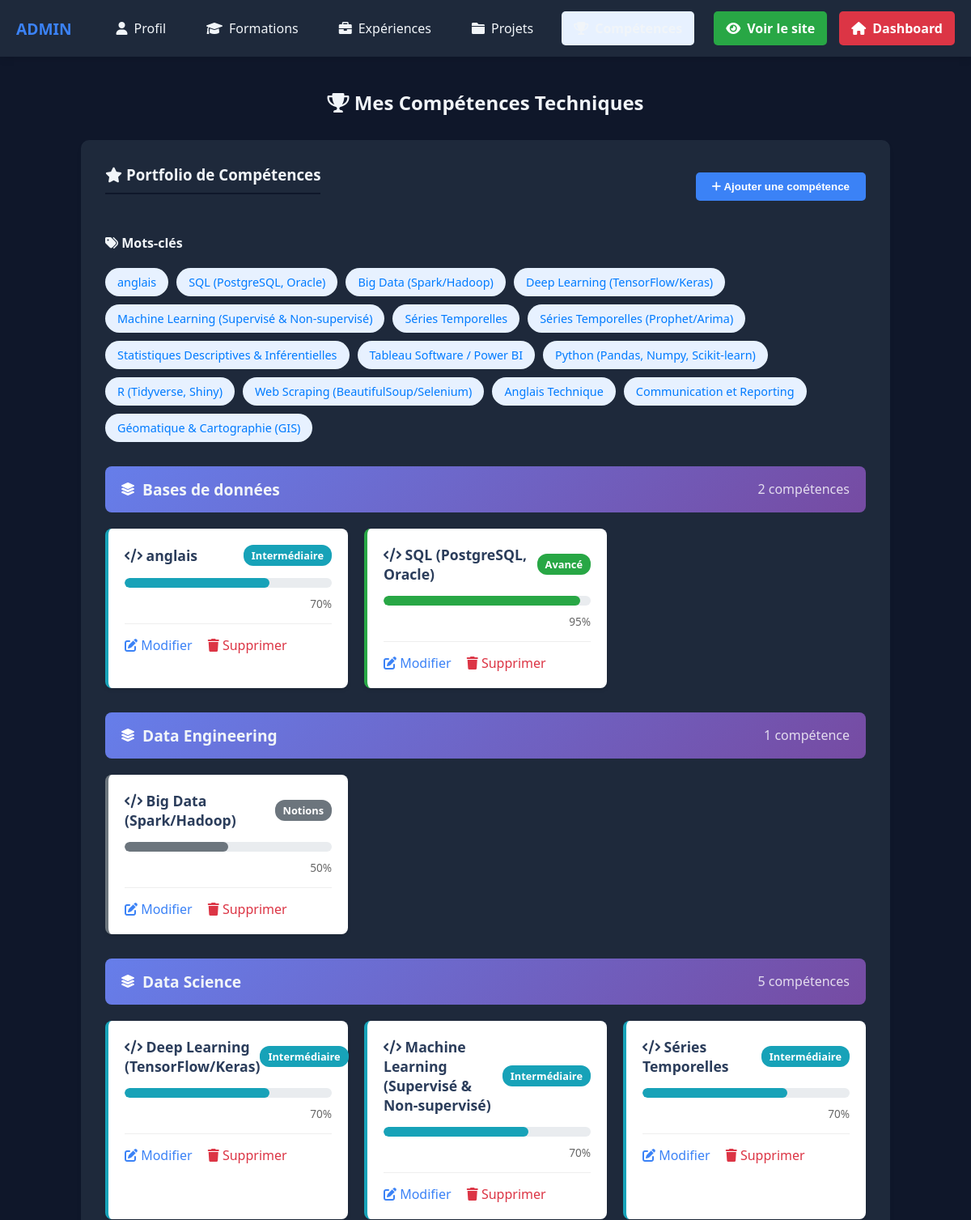
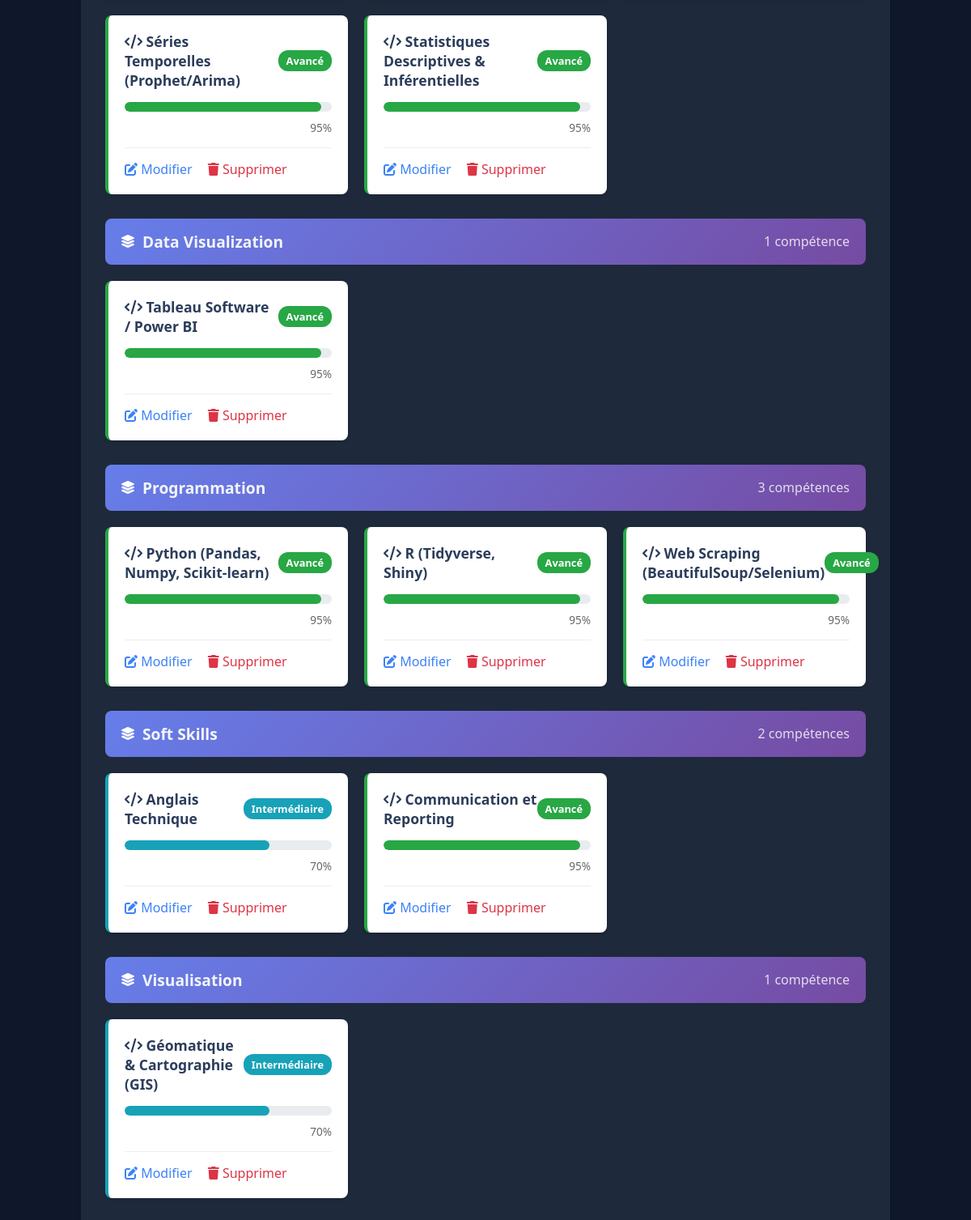
The page /competences.php (signed in) on the database its author committed (2 pictures, top to bottom).
### tables this page shows
CREATE TABLE `competence` (
  `id_competence` int(11) NOT NULL,
  `nom_competence` varchar(100) NOT NULL,
  `niveau` varchar(50) DEFAULT NULL,
  `categorie` varchar(50) DEFAULT NULL
);

### config.php (called while the page is built, shortened)
<?php
$host = "localhost";
$dbname = "portfolio";
$username = "root";
$password = "";
try {
    $conn = new PDO("mysql:host=$host;dbname=$dbname;charset=utf8", $username, $password);
    $conn->setAttribute(PDO::ATTR_ERRMODE, PDO::ERRMODE_EXCEPTION);
    $conn->setAttribute(PDO::ATTR_DEFAULT_FETCH_MODE, PDO::FETCH_ASSOC);
} catch(PDOException $e) {
    die("Erreur de connexion : " . $e->getMessage());
}
function executeQuery($sql, $params = []) {
    global $conn;
    try {
        $stmt = $conn->prepare($sql);
        $stmt->execute($params);
        return $stmt;
    } catch (PDOException $e) {
        die("Erreur SQL : " . $e->getMessage());
    }
}
function fetchAll($stmt) {
    return $stmt->fetchAll();
}
?>

### competences.php (the view, shortened to what this page needs)
<?php
require_once 'config.php';
$query = "SELECT * FROM competence ORDER BY categorie, nom_competence";
$stmt = executeQuery($query);
$all_competences = fetchAll($stmt);
$competences_by_category = array();
foreach ($all_competences as $comp) {
    $categorie = $comp['categorie'] ?? 'Autres';
    if (!isset($competences_by_category[$categorie])) {
        $competences_by_category[$categorie] = array();
    }
    $competences_by_category[$categorie][] = $comp;
}
function getNiveauColor($niveau) {
    $niveau = strtolower($niveau ?? '');
    if (strpos($niveau, 'débutant') !== false || strpos($niveau, 'base') !== false) {
        return '#ffc107';
    } elseif (strpos($niveau, 'intermédiaire') !== false || strpos($niveau, 'moyen') !== false) {
        return '#17a2b8';
    } elseif (strpos($niveau, 'avancé') !== false || strpos($niveau, 'expert') !== false) {
        return '#28a745';
    }
    return '#6c757d';
}
function getNiveauPercentage($niveau) {
    $niveau = strtolower($niveau ?? '');
    if (strpos($niveau, 'débutant') !== false || strpos($niveau, 'base') !== false) {
        return 40;
    } elseif (strpos($niveau, 'intermédiaire') !== false || strpos($niveau, 'moyen') !== false) {
        return 70;
    } elseif (strpos($niveau, 'avancé') !== false || strpos($niveau, 'expert') !== false) {
        return 95;
    }
    return 50;
}
$page = basename($_SERVER['PHP_SELF']);
?>
<!DOCTYPE html>
<html lang="fr">
<head>
    <link rel="stylesheet" href="style.css">
    <link rel="stylesheet" href="https://cdnjs.cloudflare.com/ajax/libs/font-awesome/6.0.0-beta3/css/all.min.css">
</head>
<body>
    <header class="top-navbar">
    <div class="navbar-container">
        <div class="brand">ADMIN</div>
        <nav class="main-nav">
            <a href="profil.php" class="nav-link <?php echo ($page == 'profil.php') ? 'active' : ''; ?>">
                <i class="fas fa-user"></i> Profil
            </a>
            <a href="formations.php" class="nav-link <?php echo ($page == 'formations.php') ? 'active' : ''; ?>">
                <i class="fas fa-graduation-cap"></i> Formations
            </a>
            <a href="experiences.php" class="nav-link <?php echo ($page == 'experiences.php') ? 'active' : ''; ?>">
                <i class="fas fa-briefcase"></i> Expériences
            </a>
            <a href="projets.php" class="nav-link <?php echo ($page == 'projets.php') ? 'active' : ''; ?>">
                <i class="fas fa-folder"></i> Projets
            </a>
            <a href="competences.php" class="nav-link <?php echo ($page == 'competences.php') ? 'active' : ''; ?>">
                <i class="fas fa-trophy"></i> Compétences
            </a>
        </nav>
        <div class="user-actions">
            <a href="index.php" target="portfolio_public" class="btn-site" title="Voir le site en direct">
                <i class="fas fa-eye"></i> Voir le site
            </a>
            <a href="admin.php" class="btn-dashboard" title="Retour à l'accueil admin">
                <i class="fas fa-home"></i> Dashboard
            </a>
        </div>
    </div>
    </header>
    <main class="main-content">
        <div class="welcome-banner">
            <h2><i class="fas fa-trophy"></i> Mes Compétences Techniques</h2>
        </div>
        <section class="card">
            <div style="display: flex; justify-content: space-between; align-items: center; margin-bottom: 30px;">
                <h3><i class="fas fa-star"></i> Portfolio de Compétences</h3>
                <button class="btn btn-primary" onclick="openModal()">
                    <i class="fas fa-plus"></i> Ajouter une compétence
                </button>
            </div>
            <div style="margin-bottom: 30px;">
                <h4 style="margin-bottom: 15px;"><i class="fas fa-tags"></i> Mots-clés</h4>
                <div class="tag-cloud">
                    <?php foreach ($all_competences as $comp): ?>
                        <span class="tag" title="<?php echo htmlspecialchars($comp['niveau'] ?? 'Non défini'); ?>">
                            <?php echo htmlspecialchars($comp['nom_competence']); ?>
                        </span>
                    <?php endforeach; ?>
                </div>
            </div>
            <?php if (empty($competences_by_category)): ?>
                <p style="color: #666; text-align: center; padding: 40px;">
                    Aucune compétence enregistrée. Cliquez sur "Ajouter une compétence" pour commencer.
                </p>
            <?php else: ?>
                <?php foreach ($competences_by_category as $categorie => $competences): ?>
                    <div class="category-section">
                        <div class="category-header">
                            <i class="fas fa-layer-group"></i>
                            <h4><?php echo htmlspecialchars($categorie); ?></h4>
                            <span style="margin-left: auto; opacity: 0.8;">
                                <?php echo count($competences); ?> compétence<?php echo count($competences) > 1 ? 's' : ''; ?>
                            </span>
                        </div>
                        <div class="skills-grid">
                            <?php foreach ($competences as $comp): ?>
                                <div class="skill-card" style="border-left-color: <?php echo getNiveauColor($comp['niveau']); ?>">
                                    <div class="skill-header">
                                        <span class="skill-name">
                                            <i class="fas fa-code"></i> <?php echo htmlspecialchars($comp['nom_competence']); ?>
                                        </span>
                                        <span class="skill-badge" style="background: <?php echo getNiveauColor($comp['niveau']); ?>">
                                            <?php echo htmlspecialchars($comp['niveau'] ?? 'Non défini'); ?>
                                        </span>
                                    </div>
                                    <div class="progress-bar-container">
                                        <div class="progress-bar"
                                             style="width: <?php echo getNiveauPercentage($comp['niveau']); ?>%;
                                                    background: <?php echo getNiveauColor($comp['niveau']); ?>">
                                        </div>
                                    </div>
                                    <div style="text-align: right; font-size: 0.85em; color: #666; margin-top: 5px;">
                                        <?php echo getNiveauPercentage($comp['niveau']); ?>%
                                    </div>
                                    <div class="skill-actions">
                                        <a href="competences.php?edit=<?php echo $comp['id_competence']; ?>"
                                           class="action-link" style="margin-right: 15px;">
                                            <i class="fas fa-edit"></i> Modifier
                                        </a>
                                        <a href="competences.php?delete=<?php echo $comp['id_competence']; ?>"
                                           class="action-link" style="color: #dc3545;"
                                           onclick="return confirm('Êtes-vous sûr de vouloir supprimer cette compétence ?');">
                                            <i class="fas fa-trash"></i> Supprimer
                                        </a>
                                    </div>
                                </div>
                            <?php endforeach; ?>
                        </div>
                    </div>
                <?php endforeach; ?>
            <?php endif; ?>
        </section>
    </main>
</body>
</html>

### style.css (style rules this page uses)
:root { --primary-color: #3b82f6; --nav-bg: #1e293b; --body-bg: #0f172a; --text-color: #f1f5f9; --border-color: #334155; --card-bg: #1e293b; }
.card, .navbar-container, .modal-content, .project-card, .timeline-content { background-color: var(--nav-bg) !important; color: var(--text-color); }
.nav-link, h3, h4, label, .project-dates, .timeline-date { color: var(--text-color) !important; }
body { font-family: 'Segoe UI', Tahoma, Geneva, Verdana, sans-serif; margin: 0; background-color: var(--body-bg); color: var(--text-color); }
.top-navbar { background-color: var(--nav-bg); box-shadow: 0 2px 10px rgba(0,0,0,0.1); padding: 0 20px; position: sticky; top: 0; z-index: 1000; }
.navbar-container { max-width: 1200px; margin: 0 auto; display: flex; justify-content: space-between; align-items: center; height: 70px; }
.brand { font-weight: bold; font-size: 1.2rem; color: var(--primary-color); margin-right: 40px; }
.main-nav { display: flex; gap: 20px; flex-grow: 1; }
.nav-link { text-decoration: none; color: #555; font-weight: 500; padding: 10px 15px; border-radius: 5px; transition: background 0.3s; display: flex; align-items: center; gap: 8px; }
.nav-link.active { color: var(--primary-color); background-color: #e7f1ff; font-weight: bold; }
.main-content { max-width: 1000px; margin: 40px auto; padding: 0 20px; }
.welcome-banner { text-align: center; margin-bottom: 30px; }
.card { background: white; padding: 30px; border-radius: 10px; box-shadow: 0 4px 6px rgba(0,0,0,0.05); margin-bottom: 30px; }
h3 { border-bottom: 2px solid var(--body-bg); padding-bottom: 10px; margin-top: 0; }
.btn { padding: 10px 20px; border: none; border-radius: 5px; cursor: pointer; font-weight: bold; }
.btn-primary { background-color: var(--primary-color); color: white; }
.action-link { color: var(--primary-color); text-decoration: none; }
.user-actions { display: flex; align-items: center; }
.user-actions { display: flex; gap: 15px; align-items: center; }
.btn-site { background-color: #28a745; color: white !important; padding: 10px 15px; border-radius: 5px; text-decoration: none; font-weight: bold; display: flex; align-items: center; gap: 8px; transition: background 0.3s; border: none; }
.btn-dashboard { background-color: #dc3545; color: white !important; padding: 10px 15px; border-radius: 5px; text-decoration: none; font-weight: bold; display: flex; align-items: center; gap: 8px; transition: background 0.3s; border: none; }
::placeholder { color: #94a3b8; opacity: 0.7; }

### competences.php (style rules this page uses)
.category-section { margin-bottom: 30px; }
.category-header { background: linear-gradient(135deg, #667eea 0%, #764ba2 100%); color: white; padding: 15px 20px; border-radius: 8px; margin-bottom: 20px; display: flex; align-items: center; gap: 10px; }
.category-header h4 { margin: 0; font-size: 1.2em; }
.skills-grid { display: grid; grid-template-columns: repeat(auto-fill, minmax(300px, 1fr)); gap: 20px; }
.skill-card { background: white; padding: 20px; border-radius: 8px; box-shadow: 0 2px 5px rgba(0,0,0,0.1); transition: all 0.3s; border-left: 4px solid #007bff; }
.skill-header { display: flex; justify-content: space-between; align-items: center; margin-bottom: 15px; }
.skill-name { font-weight: bold; font-size: 1.1em; color: #2b3d5b; }
.skill-badge { padding: 4px 10px; border-radius: 12px; font-size: 0.8em; font-weight: bold; color: white; }
.progress-bar-container { background: #e9ecef; height: 12px; border-radius: 6px; overflow: hidden; margin: 10px 0; }
.progress-bar { height: 100%; background: #007bff; transition: width 0.5s ease; border-radius: 6px; }
.skill-actions { margin-top: 15px; padding-top: 15px; border-top: 1px solid #eee; }
.tag-cloud { display: flex; flex-wrap: wrap; gap: 10px; margin: 20px 0; }
.tag { background: #e7f1ff; color: #007bff; padding: 8px 15px; border-radius: 20px; font-size: 0.9em; cursor: pointer; transition: all 0.2s; }

### rows shown on the page
competence: nom_competence "anglais", niveau "Intermédiaire", niveau "70"
competence: nom_competence "SQL (PostgreSQL, Oracle)", niveau "Avancé", niveau "95"
competence: nom_competence "Big Data (Spark/Hadoop)", niveau "Notions", niveau "50"
competence: nom_competence "Deep Learning (TensorFlow/Keras)", niveau "Intermédiaire", niveau "70"
competence: nom_competence "Machine Learning (Supervisé & Non-supervisé)", niveau "Intermédiaire", niveau "70"
competence: nom_competence "Séries Temporelles", niveau "Intermédiaire", niveau "70"
competence: nom_competence "Séries Temporelles (Prophet/Arima)", niveau "Avancé", niveau "95"
competence: nom_competence "Statistiques Descriptives & Inférentielles", niveau "Avancé", niveau "95"
competence: nom_competence "Tableau Software / Power BI", niveau "Avancé", niveau "95"
competence: nom_competence "Python (Pandas, Numpy, Scikit-learn)", niveau "Avancé", niveau "95"
competence: nom_competence "R (Tidyverse, Shiny)", niveau "Avancé", niveau "95"
competence: nom_competence "Web Scraping (BeautifulSoup/Selenium)", niveau "Avancé", niveau "95"
competence: nom_competence "Anglais Technique", niveau "Intermédiaire", niveau "70"
competence: nom_competence "Communication et Reporting", niveau "Avancé", niveau "95"
competence: nom_competence "Géomatique & Cartographie (GIS)", categorie "Visualisation", count($competences) "1", niveau "Intermédiaire", niveau "70"

### other values the page prints
$categorie "Bases de données"
count($competences) "2"
$categorie "Data Engineering"
count($competences) "1"
$categorie "Data Science"
count($competences) "5"
$categorie "Data Visualization"
$categorie "Programmation"
count($competences) "3"
$categorie "Soft Skills"
